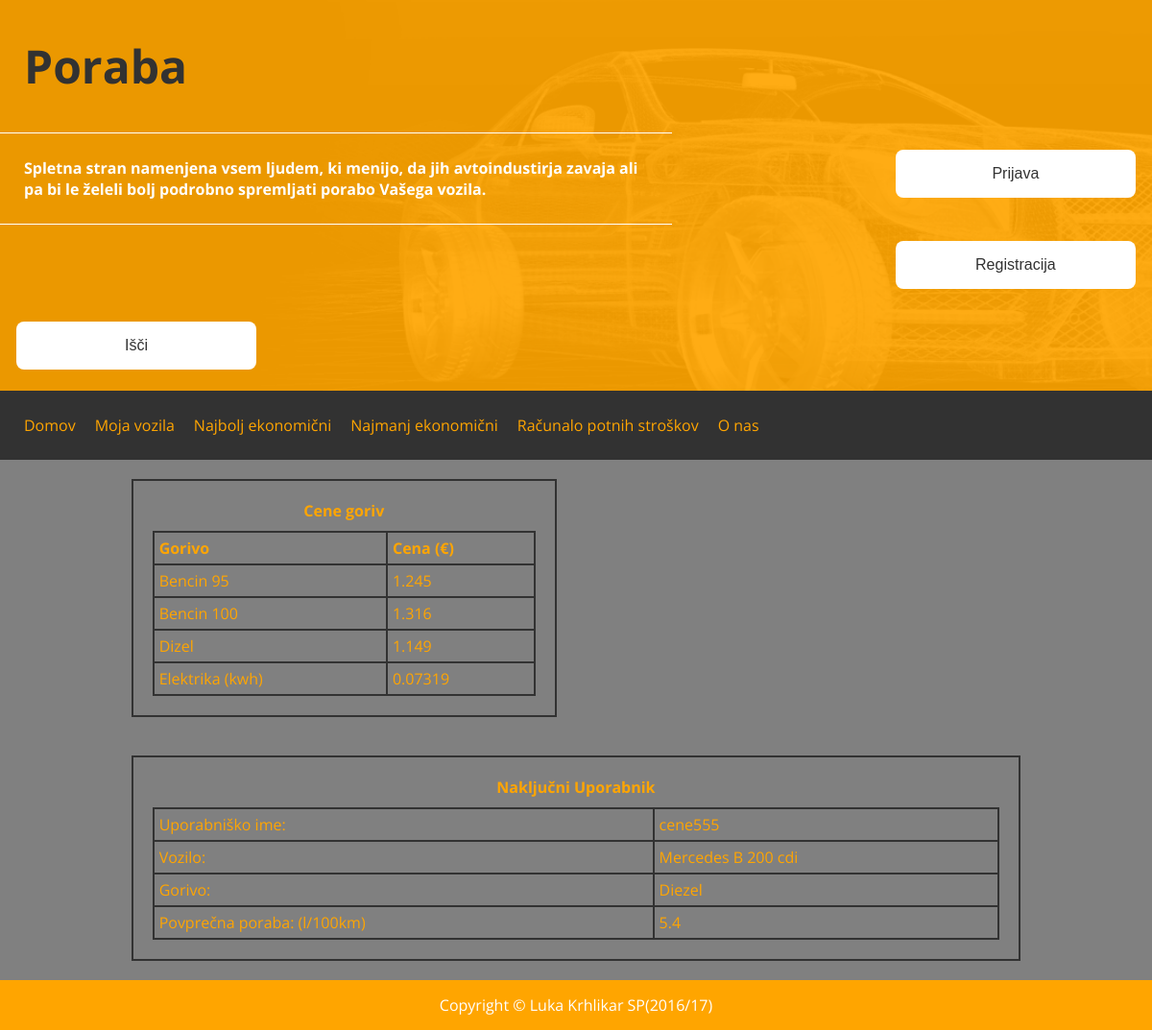
/poraba_app/, run on the app's committed database.
### poraba_app/models.py (models this page shows, shortened)
class Avtomobil(models.Model):
    ime_vozila = models.CharField(max_length=200)
    tip_goriva = models.CharField(max_length=45, default='Bencin 95')
    user_id = models.ForeignKey(User, on_delete=models.SET_NULL, null=True)

class Poraba(models.Model):
    poraba = models.DecimalField(max_digits=4, decimal_places=1)
    avto_id = models.ForeignKey(Avtomobil, on_delete=models.CASCADE)
    user_id = models.ForeignKey(User, on_delete=models.SET_NULL, null=True)
    datum = models.DateTimeField(default=datetime.now)

### poraba_app/views.py (the view)
def index(request):
    context = {}
    cifra = random.randrange(2, 5)
    nakljucniU = User.objects.get(pk=cifra)
    context['uporabnik'] = nakljucniU
    avto = Avtomobil.objects.filter(user_id=nakljucniU)
    context['avto'] = avto[0]
    poraba = Poraba.objects.filter(user_id=nakljucniU, avto_id=avto[0])
    context['poraba'] = poraba[0].poraba
    return render(request, 'poraba_app/index.html', context)

### poraba_app/templates/poraba_app/index.html
{% extends "poraba_app/base.html" %}
{% load static %}
{% block main %}
<div class="row centralna_ploskev">
        <div class="col-1 col-m-0"></div>
        <div class="col-5 col-m-12">
            <div class="uporabik">
                <table style="width:100%">
                    <caption><b>Cene goriv</b></caption>
                    <tr>
                        <th>Gorivo</th>
                        <th>Cena (€)</th>
                    </tr>
                    <tr>
                        <td>Bencin 95</td>
                        <td>1.245</td>
                    </tr>
                    <tr>
                        <td>Bencin 100</td>
                        <td>1.316</td>
                    </tr>
                    <tr>
                        <td>Dizel</td>
                        <td>1.149</td>
                    </tr>
                    <tr>
                        <td>Elektrika (kwh)</td>
                        <td>0.07319</td>
                    </tr>
                </table>
            </div>
        </div>
        <div class="col-1 col-m-0"></div>
</div>
<div class="row centralna_ploskev">
    <div class="col-1 col-m-0"></div>
    <div class="col-10 col-m-12">
        <div class="uporabik">
            {% if uporabnik %}
             <table style="width:100%">
                <caption><b>Naključni Uporabnik</b></caption>
                <tr>
                    <td>Uporabniško ime:</td>
                    <td>{{ uporabnik.username }}</td>
                </tr>
                <tr>
                    <td>Vozilo:</td>
                    <td>{{ avto.ime_vozila }}</td>
                </tr>
                <tr>
                    <td>Gorivo:</td>
                    <td>{{ avto.tip_goriva }}</td>
                </tr>
                <tr>
                    <td>Povprečna poraba: (l/100km)</td>
                    <td>{{ poraba }}</td>
                </tr>
            </table>
            {% endif %}
        </div>
    </div>
    <div class="col-1 col-m-0"></div>
</div>
{% endblock %}

### poraba_app/static/poraba_app/css/css_index.css (style rules this page uses)
* { box-sizing: border-box; }
body,html { margin: 0; padding: 0; height: 100vh; font-family: 'Open Sans', sans-serif; }
body { display: flex; flex-direction: column; }
@media only screen and (min-width: 600px) { .col-m-12 { width: 100%; } }
@media only screen and (min-width: 600px) { [class*="col-"] { float: left; padding: 15px; } }
@media only screen and (min-width: 1024px) { .col-1 { width: 8.33%; } }
@media only screen and (min-width: 1024px) { .col-5 { width: 41.66%; } }
@media only screen and (min-width: 1024px) { .col-10 { width: 83.33%; } }
@media only screen and (min-width: 1024px) { [class*="col-"] { float: left; padding: 15px; } }
.row::after { content: ""; clear: both; display: block; }
table, th, td { border: 2px solid rgb(50,50,50); border-collapse: collapse; color:rgb(255, 165, 0); }
th, td { padding: 5px; text-align: left; }
.centralna_ploskev { background-color: grey; flex-grow:1; padding: 0 20px; }
.uporabik { border: 2px solid rgb(50,50,50); padding: 20px; margin: 5px; }
.uporabik caption b { display: inline-block; margin-bottom: 10px; }

### data on the page
Avtomobil: ime_vozila "Mercedes B 200 cdi", tip_goriva "Diezel"
Poraba: poraba "5.4"

### other printed values
{{ uporabnik.username }} "cene555"
